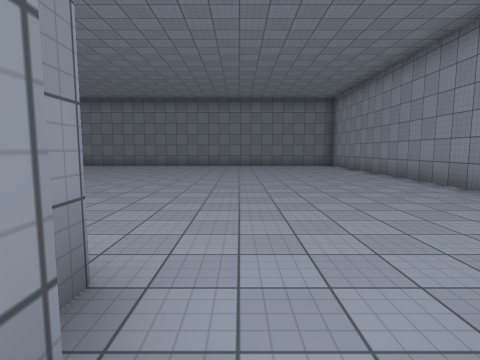
view 1 (above)

18 first-person views from a walk through a scene from a Unity 3-D project. The camera is 1.5 m above the floor, tilts 6° down and sees 80° across. The floor is counted in squares, 2 m on a side. Each view is taken from the middle of a square. On the plan, view 1 faces up. The plan holds only what a view shows up to about 10 squares ahead; the rest is blank. The place goes on beyond the plan. The player character is not drawn. Surface patterns are stand-ins for the level's own textures.

view 2
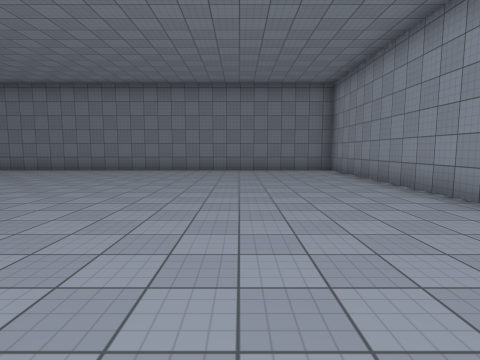

view 3
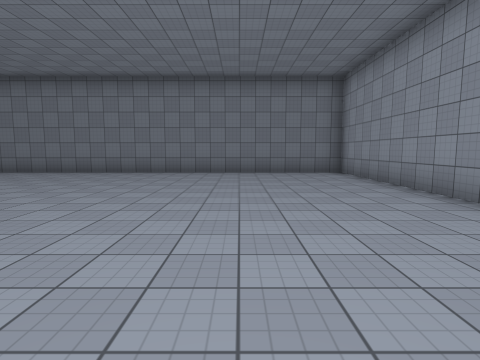

view 4
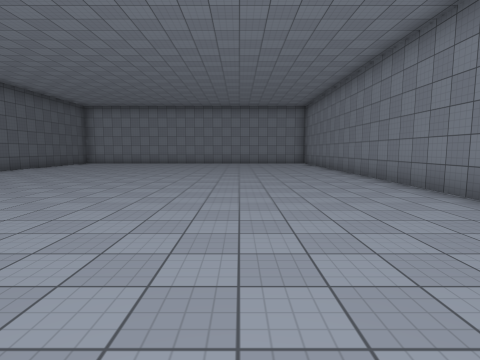

view 5
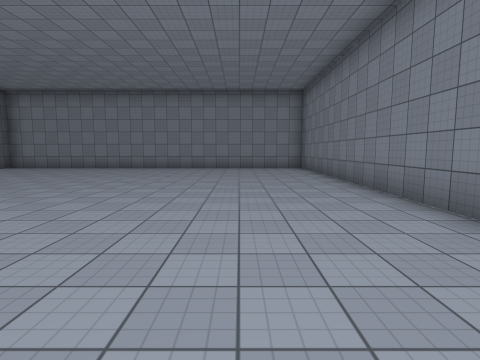

view 6
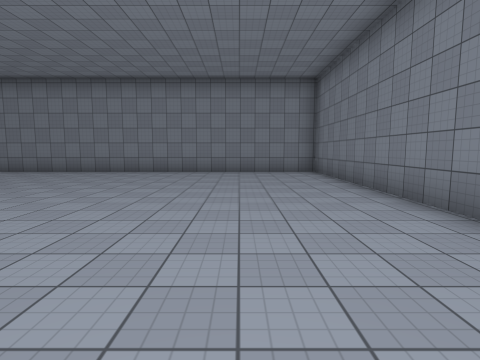

view 7
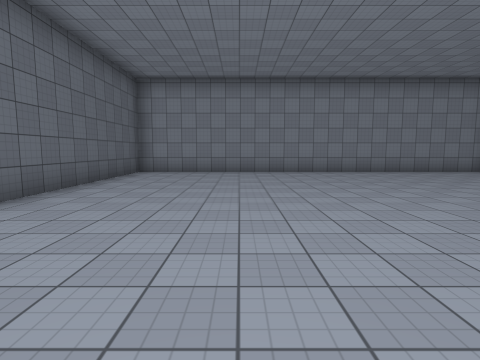

view 8
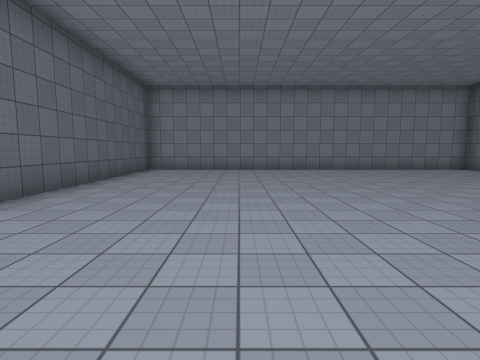

view 9
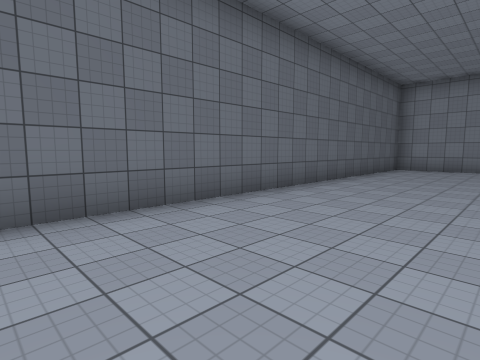

view 10
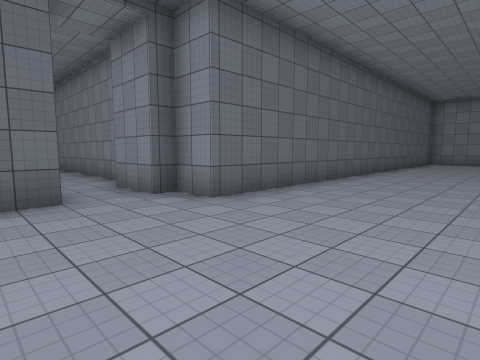

view 11
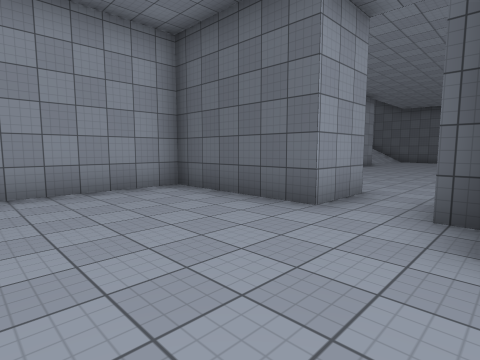

view 12
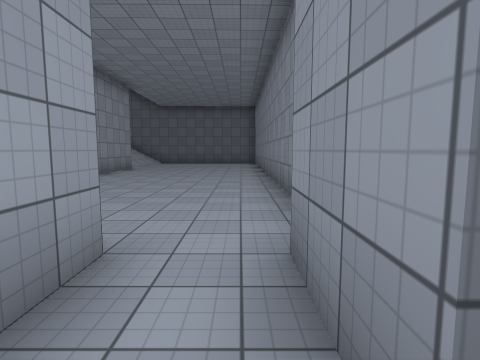

view 13
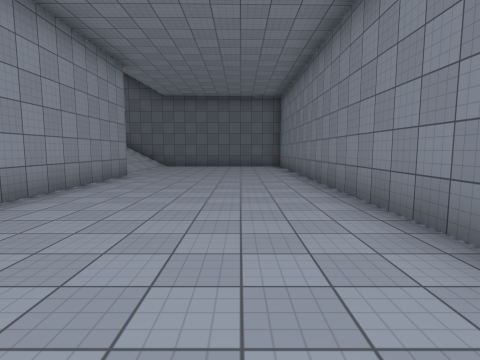

view 14
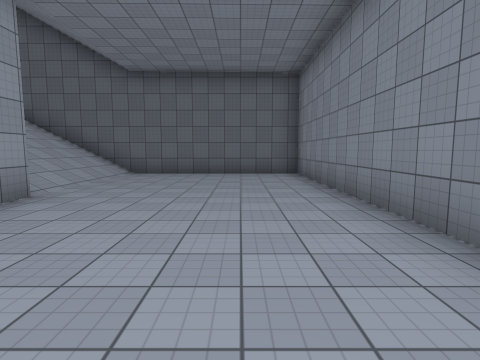

view 15
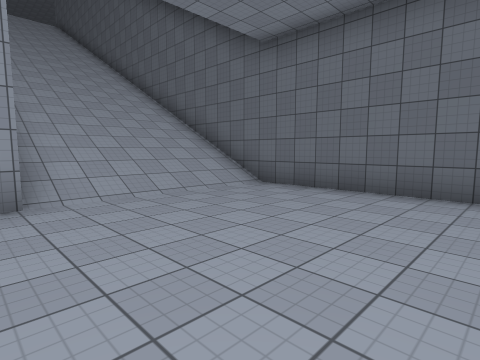

view 16
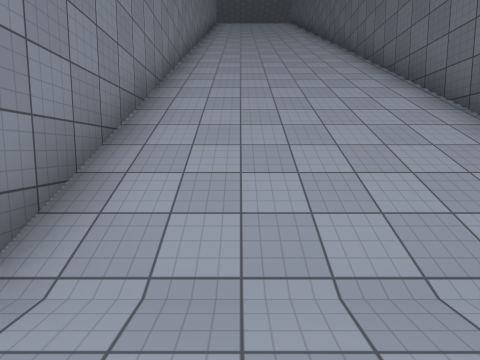

view 17
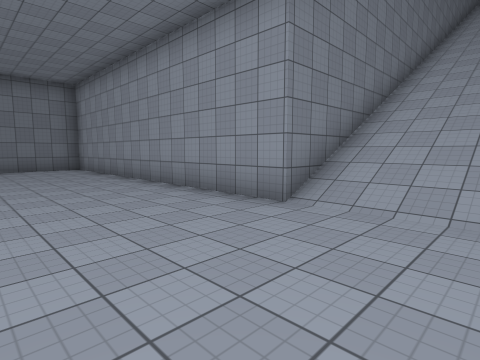

view 18
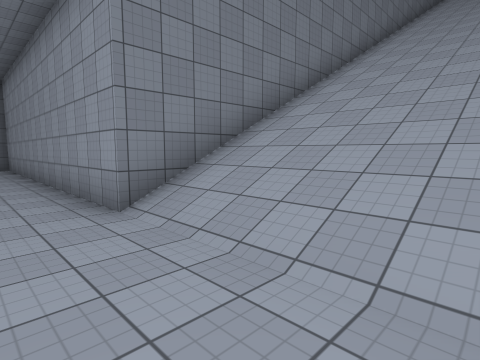

### Floor plan
Key: @ floor where view 1 was taken; # wall or solid block; . floor; / step, stairs or slope.
Columns run from 15 left of view 1 to 15 right of it. Each row starts with its distance up from view 1.
 14 #####################
 13 #...................#
 12 #...................#
 11 #...................#
 10 #...................#
  9 #...................#
  8 #...................#
  7 #...................#
  6 #...................#
  5 #...................#
  4 #...................#
  3 #...................#
  2 #...................#
  1 ###############.....#
  0               #@#####
 -1               #.#####
 -2               #.....#
 -3               #.....#
 -4               #.....#
 -5               #.....#
 -6               #.....#
 -7               #.....#
 -8               #.....#
 -9               #.....#
-10               #.....###########
-11               #.....///////////
-12               #.....///////////
-13               #.....///////////
-14               #...../////////
-15               ################

Positions as (right, up) in squares from view 1, and headings:
1: (0, 0), facing up
2: (1, 3), facing up
3: (1, 4), facing up
4: (1, 10), facing left
5: (-3, 11), facing left
6: (-5, 11), facing left
7: (-5, 5), facing left
8: (-4, 5), facing left
9: (-3, 5), facing down-left
10: (2, 5), facing down-left
11: (-1, 4), facing down-right
12: (0, 1), facing down
13: (1, -2), facing down
14: (1, -6), facing down
15: (0, -10), facing down-right
16: (3, -12), facing right
17: (1, -13), facing up-right
18: (3, -14), facing up-right
